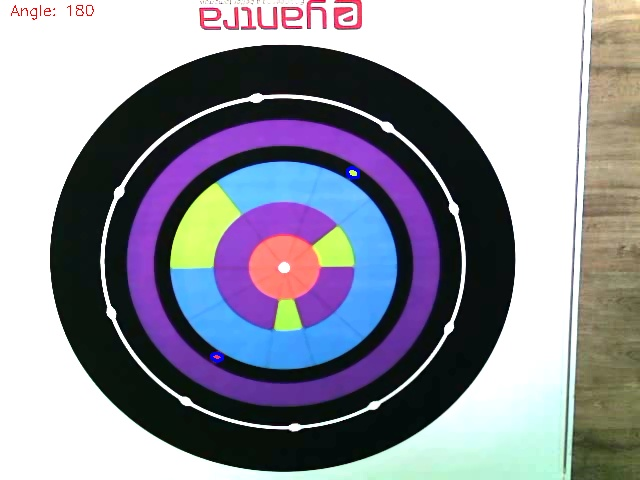
#> input picture Task3.2/SB#9999_task3I.jpg, 640 x 480 px, given in place of the camera
$ python main.py
#> lines starting #> are read from the running program, lines starting #| are printed output that depends on the picture; after the words box and inside, x2 and y2 are one past the last pixel; in counts of white or black regions, pixels touching at a corner belong together
#> in main, frame is the input picture: shape (480, 640, 3); mean B, G, R 156.4, 144.7, 143.9
import cv2
import cv2.aruco as aruco
import math
import serial
import numpy as np
import time

# Documentation in format pep257


############### Change Values to get better result

# Global MAXimum and minimum colour for coin detection
RED_MAX = (179, 255, 255)
RED_MIN = (170, 100, 20)
GREEN_MAX = (65,255,255)
GREEN_MIN = (33,100,20)
ORANGE_MAX = (6,255,255)
ORANGE_MIN = (0,100,20)

# Radius of the aurco to ignore red colour from the bot
AURCO_RANGE = 50

# Radius for the orange Region
ORANGE_RADIUS = 70

# Radius for green colour to be ignored
GREEN_RADIUS = 115

BIAS = -10

# For Node Detection
NODES_ANGLE = [
    [328,20],
    [20,49],
    [49,92],
    [92,138],
    [138,166],
    [166,191],
    [191,240],
    [240,272],
    [272,328]
]


# Global variable to store the node of aurco
initial_node = -1

morph_square = np.ones((5,5),np.uint8)
morph_circle = cv2.getStructuringElement(cv2.MORPH_ELLIPSE, (5, 5))

# Opening Serial Port on computer
xbee = None
try:
    print("Trying to connect to XBEE")
    xbee = serial.Serial('COM7',115200)
    # Wait for the connection
    time.sleep(5)
    print("Connected")
except:
    print("Error While Opening Port")

def test_nodes(image):
    pass


# [8 lines left out: function send, not called in this run]

def brightness_contrast(image, brightness, contrast):
    """This functions changes brighness and contrast of an image having contrast in range of 0 to 100"""
#> called with brightness = 0, contrast = 45
    return cv2.addWeighted(image,1 + float(contrast) / 100.,image,0,float(brightness))
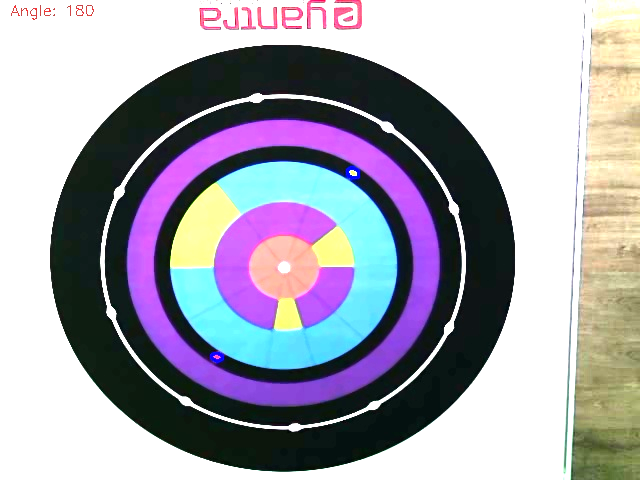
#> returned value: shape (480, 640, 3); mean of channels 0, 1, 2 172.5, 161.4, 163.1; drawn as B, G, R

def detect_aruco(image):
    """Detects aurco and returns center and one side point"""
    # image = brightness_contrast(image,0,10)

    # Convert image to Grayscale
    gray = cv2.cvtColor(image, cv2.COLOR_BGR2GRAY)

    #creating aruco_dict with 5x5 bits with max 250 ids..so ids ranges from 0-249
    aruco_dict = aruco.Dictionary_get(aruco.DICT_5X5_50)
    # Parameters for the detectMarker process
    parameters = aruco.DetectorParameters_create()

    # extract the corners and id
    corners, ids , _ = aruco.detectMarkers(gray, aruco_dict, parameters = parameters)
    # As we know there is only one aurco so we don't need to iterate
    if len(corners) >  0 and len(corners[0]) > 0:
        # Choose the sides and id of first aurco
        sides = corners[0][0]
        cid = ids[0][0]

        # Calculate the centroid of a quadilateral
        center = sides[0] + sides[1] + sides[2] + sides[3]
        center[:] = [int(x//4) for x in center]

        # Draw a Circle to specify the position of aurco
        cv2.circle(image,tuple(center),AURCO_RANGE,(0,255,0),2)
        # Print the id of aurco
        cv2.putText(image,str(cid),tuple(center),cv2.FONT_HERSHEY_SIMPLEX,1,(0,255,0),2)
        cv2.imshow("aruco",image)
        return (tuple(center),tuple(sides[0]))
    else:
        print("No Aruco Found")
        return None,None

# [19 lines left out: function get_angle, not called in this run]

def crop_arena(image):
    """This function is to remove Eyantra LOGO as it is also red in color and causes trouble.
    Returns a bounding rectangle

    Keyword arguments:
    image -- opencv image
    """
    tmp = image
    # Convert image to grayscale and find the threshold
    tmp = cv2.cvtColor(tmp,cv2.COLOR_BGR2GRAY)
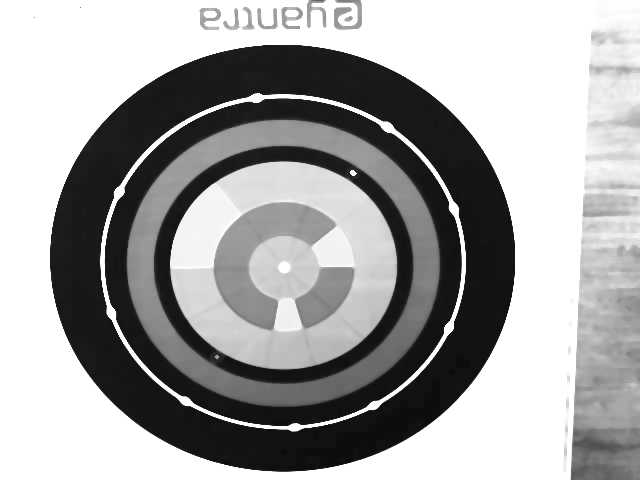
#> tmp: shape (480, 640); min 10, max 255, mean 163.7
    _,tmp = cv2.threshold(tmp,100,255,cv2.THRESH_BINARY)
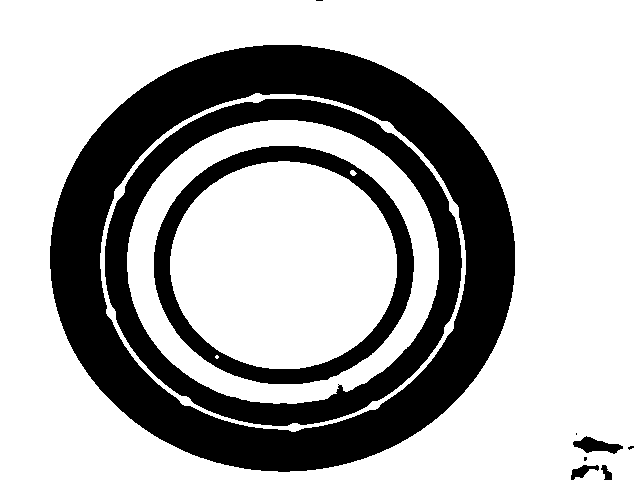
#> tmp: shape (480, 640); 69.7% white; 10 black regions (4 under 20 px), largest, box (x1, y1, x2, y2) and area: (50, 45, 515, 472) 59061, (105, 99, 462, 426) 21717, (154, 146, 414, 384) 11586, (573, 436, 623, 454) 471, (571, 465, 599, 480) 199, (601, 465, 612, 480) 97

    # detect edge and countour
    edges = cv2.Canny(tmp,100,200)
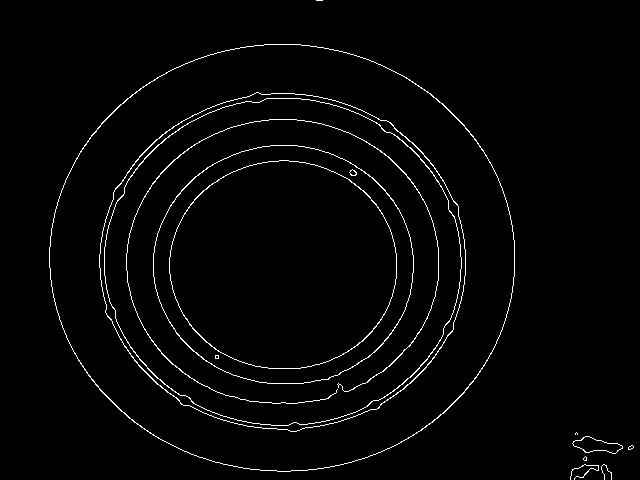
#> edges: shape (480, 640); 2.2% white in thin lines or dots
    countours,_ = cv2.findContours(edges,cv2.RETR_TREE,cv2.CHAIN_APPROX_SIMPLE)
#> countours = 26 contours, 11 with area under 20; largest, box (x1, y1, x2, y2) and area: (49, 44, 515, 472) 155834, (49, 44, 515, 472) 155622, (99, 92, 466, 432) 96755, (99, 92, 466, 432) 96571, (104, 98, 462, 426) 91500
    # Choose the countour having the maximum area
    max_area,max_ind = 0,0
    for i in range(0,len(countours)):
        x,y,w,h = cv2.boundingRect(countours[i])
        area = w*h
        if max_area < area:
            max_area = area
            max_ind = i
#> this loop made 26 passes
#> (x, y, w, h, area, max_area) on passes 1, 2, 7, 10: (601, 464, 11, 16, 176, 176), (570, 464, 29, 16, 464, 464), (572, 436, 51, 18, 918, 918), (49, 44, 466, 428, 199448, 199448)
#> (x, y, w, h, area) on passes 3, 4, 5, 6, 8, 11: (583, 456, 4, 5, 20), (583, 456, 4, 5, 20), (628, 445, 6, 5, 30), (628, 445, 6, 5, 30), (572, 436, 51, 18, 918), (49, 44, 466, 428, 199448)
#> after the loop, max_area = 199448; max_ind = 9
    return cv2.boundingRect(countours[max_ind])

# [118 lines left out: functions detect_orange, get_radius, inside_circle, detect_red, detect_green, not called in this run]


def process_coins(image):
    """Returns the center of coin,center of flex and aruco center
    Keyword arguments:
    image -- numpy array
    """
    orig = image.copy()
    # Add Contast to image as the image is a little dark
    image = brightness_contrast(image,0,45)

    # Add Blur to remove Noise
    image = cv2.medianBlur(image,5)
    # Call Crop Arena function to get bounds for the required image
    x,y,w,h = crop_arena(image)
#> x = 49; y = 44; w = 466; h = 428
    # Crop Image
    image = image[y:y+h,x:x+w]
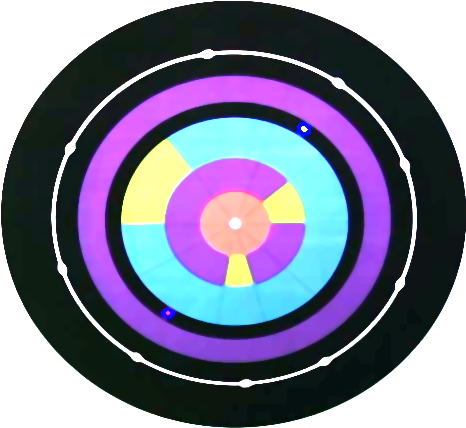
#> image: shape (428, 466, 3); mean of channels 0, 1, 2 144.7, 122, 121.8; drawn as B, G, R

    # Find the position of aruco
    aruco_center,_ = detect_aruco(orig[y:y+h,x:x+w])
#> in detect_aruco, `gray = cv2.cvtColor(image, cv2.COLOR_BGR2GRAY)`:
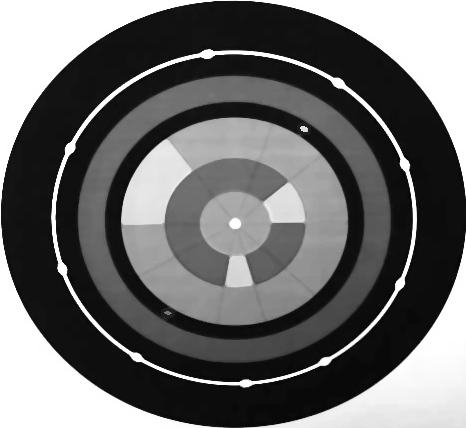
#> gray: shape (428, 466); min 3, max 255, mean 107.3
#> in detect_aruco, `gray = cv2.cvtColor(image, cv2.COLOR_BGR2GRAY)`:
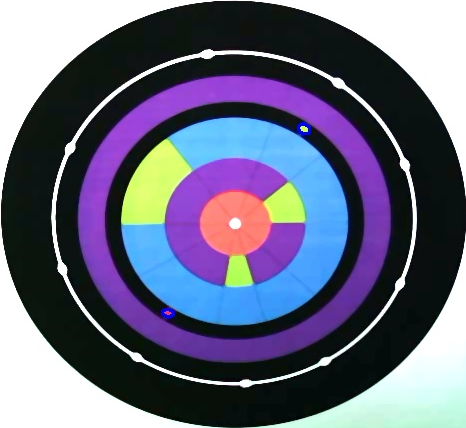
#> image: shape (428, 466, 3); mean of channels 0, 1, 2 128, 105.4, 103.3; drawn as B, G, R
#> in detect_aruco, `corners, ids , _ = aruco.detectMarkers(gray, aruco_dict, parameters = ..`: corners = (); ids = None
    if aruco_center is None:
        return

    # Convert rgb image to hsv
    hsv_img = cv2.cvtColor(image,cv2.COLOR_BGR2HSV)
    # Find the center of flex
    orange_center = detect_orange(hsv_img)

    # Find the centers of all red coins
    reds = []
    reds = detect_red(hsv_img,aruco_center)

    # Find the centers of all green coins
    greens = []
    greens = detect_green(hsv_img,orange_center)

    return (orange_center,reds,greens,aruco_center)

# [109 lines left out: functions get_node_no, get_360_angle, process_nodes, start, not called in this run]


def main():
    # Open Camera
    cap = cv2.VideoCapture(0)
    # Get the FPS
    fps = cap.get(cv2.CAP_PROP_FPS)
    # set size to 640x480
    cap.set(3, 640)
    cap.set(4, 480)

    # a frame counter
    timer = 0

    # variable to store red coins,green coins and center of the orange
    orange_center,reds,green,aruco_center = None,None,None,None

    # Variable to store frame and ret
    ret,frame = True,None

    # Calculate the wait time using the fps
    waitTime = int(1000/fps)

    # loop till camera doesn't return a frame
    while(ret):
        # read the frame
        ret, frame = cap.read()
        # if no frame is found break
        if not ret:
            break

        # Show the frame
        cv2.imshow("frame",frame)

        if timer < 10:
            # Calculate centers upto 10 frames as till this video stabilize
            orange_center,reds,green,aruco_center = process_coins(frame)
            # Print the Number of coins
            if len(reds) > 0 or len(green) > 0:
                total = len(reds) + len(green)
                print("No of detected coins {}".format(total))
        elif timer < 12:
            # Print the nodes
            process_nodes(orange_center,reds,green,aruco_center)
        elif timer < 13:
            # Send signal to start the bot
            send(b's')
        else:
            # Start Processing
            tmpreds,tmpgreens = start(frame,reds,green,orange_center)

            # Check if the value return is boolean or list
            if isinstance(tmpreds,bool) and tmpreds:
                break
            elif isinstance(tmpreds,list):
                # if value is a list update the new list of red and green coins center
                reds,green = tmpreds,tmpgreens
            else:
                pass

        # press x to quit
        if cv2.waitKey(waitTime) == ord('x'):
            break
        # increment the timer
        timer = timer + 1
    # Release the camera
    cap.release()

try:
    main()
except Exception as e:
    print("Something went wrong")
    print(e)

# Destroy/Close all windows opened by openc
cv2.destroyAllWindows()

# close serial port
if not(xbee is None) and xbee.is_open:
    xbee.close()
